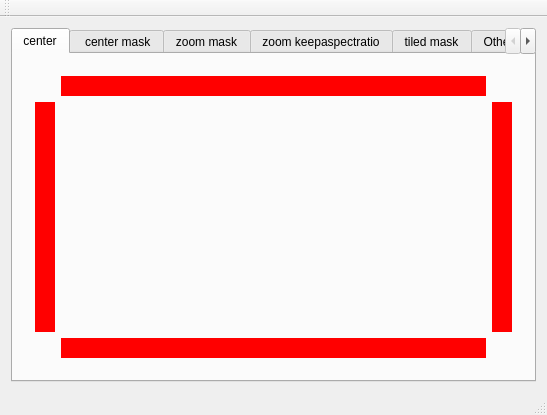
<?xml version="1.0" encoding="UTF-8"?>
<ui version="4.0">
 <class>MainWindow</class>
 <widget class="QMainWindow" name="MainWindow">
  <property name="geometry">
   <rect>
    <x>0</x>
    <y>0</y>
    <width>547</width>
    <height>415</height>
   </rect>
  </property>
  <property name="windowTitle">
   <string>testirregularwidgets</string>
  </property>
  <widget class="QWidget" name="centralWidget">
   <layout class="QHBoxLayout" name="horizontalLayout">
    <item>
     <widget class="QTabWidget" name="tabWidget">
      <property name="currentIndex">
       <number>0</number>
      </property>
      <widget class="QWidget" name="tab_4">
       <attribute name="title">
        <string>center</string>
       </attribute>
       <layout class="QHBoxLayout" name="horizontalLayout_5">
        <item>
         <widget class="QWidget" name="widget_9" native="true">
          <layout class="QGridLayout" name="gridLayout_2">
           <item row="0" column="1">
            <widget class="QWidget" name="widget_10" native="true">
             <property name="minimumSize">
              <size>
               <width>0</width>
               <height>12</height>
              </size>
             </property>
             <property name="maximumSize">
              <size>
               <width>16777215</width>
               <height>20</height>
              </size>
             </property>
             <property name="styleSheet">
              <string notr="true">background-color: rgb(255, 0, 0);</string>
             </property>
            </widget>
           </item>
           <item row="1" column="0">
            <widget class="QWidget" name="widget_11" native="true">
             <property name="sizePolicy">
              <sizepolicy hsizetype="Preferred" vsizetype="Preferred">
               <horstretch>0</horstretch>
               <verstretch>0</verstretch>
              </sizepolicy>
             </property>
             <property name="minimumSize">
              <size>
               <width>12</width>
               <height>0</height>
              </size>
             </property>
             <property name="maximumSize">
              <size>
               <width>20</width>
               <height>16777215</height>
              </size>
             </property>
             <property name="styleSheet">
              <string notr="true">background-color: rgb(255, 0, 0);</string>
             </property>
            </widget>
           </item>
           <item row="1" column="1">
            <widget class="QQtWidget" name="widget_12" native="true"/>
           </item>
           <item row="1" column="2">
            <widget class="QWidget" name="widget_13" native="true">
             <property name="sizePolicy">
              <sizepolicy hsizetype="Preferred" vsizetype="Preferred">
               <horstretch>0</horstretch>
               <verstretch>0</verstretch>
              </sizepolicy>
             </property>
             <property name="minimumSize">
              <size>
               <width>12</width>
               <height>0</height>
              </size>
             </property>
             <property name="maximumSize">
              <size>
               <width>20</width>
               <height>16777215</height>
              </size>
             </property>
             <property name="styleSheet">
              <string notr="true">background-color: rgb(255, 0, 0);</string>
             </property>
            </widget>
           </item>
           <item row="2" column="1">
            <widget class="QWidget" name="widget_14" native="true">
             <property name="minimumSize">
              <size>
               <width>0</width>
               <height>12</height>
              </size>
             </property>
             <property name="maximumSize">
              <size>
               <width>16777215</width>
               <height>20</height>
              </size>
             </property>
             <property name="styleSheet">
              <string notr="true">background-color: rgb(255, 0, 0);</string>
             </property>
            </widget>
           </item>
          </layout>
         </widget>
        </item>
       </layout>
      </widget>
      <widget class="QWidget" name="tab">
       <attribute name="title">
        <string> center mask</string>
       </attribute>
       <layout class="QHBoxLayout" name="horizontalLayout_4">
        <item>
         <widget class="QWidget" name="widget_8" native="true">
          <layout class="QGridLayout" name="gridLayout">
           <item row="0" column="1">
            <widget class="QWidget" name="widget_5" native="true">
             <property name="minimumSize">
              <size>
               <width>0</width>
               <height>12</height>
              </size>
             </property>
             <property name="maximumSize">
              <size>
               <width>16777215</width>
               <height>20</height>
              </size>
             </property>
             <property name="styleSheet">
              <string notr="true">background-color: rgb(255, 0, 0);</string>
             </property>
            </widget>
           </item>
           <item row="1" column="0">
            <widget class="QWidget" name="widget_3" native="true">
             <property name="sizePolicy">
              <sizepolicy hsizetype="Preferred" vsizetype="Preferred">
               <horstretch>0</horstretch>
               <verstretch>0</verstretch>
              </sizepolicy>
             </property>
             <property name="minimumSize">
              <size>
               <width>12</width>
               <height>0</height>
              </size>
             </property>
             <property name="maximumSize">
              <size>
               <width>20</width>
               <height>16777215</height>
              </size>
             </property>
             <property name="styleSheet">
              <string notr="true">background-color: rgb(255, 0, 0);</string>
             </property>
            </widget>
           </item>
           <item row="1" column="1">
            <widget class="QQtIrregularWidget" name="widget" native="true"/>
           </item>
           <item row="1" column="2">
            <widget class="QWidget" name="widget_6" native="true">
             <property name="sizePolicy">
              <sizepolicy hsizetype="Preferred" vsizetype="Preferred">
               <horstretch>0</horstretch>
               <verstretch>0</verstretch>
              </sizepolicy>
             </property>
             <property name="minimumSize">
              <size>
               <width>12</width>
               <height>0</height>
              </size>
             </property>
             <property name="maximumSize">
              <size>
               <width>20</width>
               <height>16777215</height>
              </size>
             </property>
             <property name="styleSheet">
              <string notr="true">background-color: rgb(255, 0, 0);</string>
             </property>
            </widget>
           </item>
           <item row="2" column="1">
            <widget class="QWidget" name="widget_4" native="true">
             <property name="minimumSize">
              <size>
               <width>0</width>
               <height>12</height>
              </size>
             </property>
             <property name="maximumSize">
              <size>
               <width>16777215</width>
               <height>20</height>
              </size>
             </property>
             <property name="styleSheet">
              <string notr="true">background-color: rgb(255, 0, 0);</string>
             </property>
            </widget>
           </item>
          </layout>
         </widget>
        </item>
       </layout>
      </widget>
      <widget class="QWidget" name="tab_2">
       <attribute name="title">
        <string>zoom mask</string>
       </attribute>
       <layout class="QHBoxLayout" name="horizontalLayout_2">
        <item>
         <widget class="QQtIrregularWidget" name="widget_2" native="true"/>
        </item>
       </layout>
      </widget>
      <widget class="QWidget" name="tab_6">
       <attribute name="title">
        <string>zoom keepaspectratio</string>
       </attribute>
       <layout class="QHBoxLayout" name="horizontalLayout_6">
        <item>
         <widget class="QQtIrregularWidget" name="widget_21" native="true"/>
        </item>
       </layout>
      </widget>
      <widget class="QWidget" name="tab_3">
       <attribute name="title">
        <string>tiled mask</string>
       </attribute>
       <layout class="QHBoxLayout" name="horizontalLayout_3">
        <item>
         <widget class="QQtIrregularWidget" name="widget_7" native="true"/>
        </item>
       </layout>
      </widget>
      <widget class="QWidget" name="tab_5">
       <attribute name="title">
        <string>Other mask</string>
       </attribute>
       <layout class="QGridLayout" name="gridLayout_3">
        <item row="0" column="0">
         <widget class="QQtIrregularWidget" name="widget_15" native="true"/>
        </item>
        <item row="0" column="1">
         <widget class="QQtIrregularWidget" name="widget_16" native="true"/>
        </item>
        <item row="1" column="0">
         <widget class="QQtIrregularWidget" name="widget_17" native="true"/>
        </item>
        <item row="1" column="1">
         <widget class="QQtIrregularWidget" name="widget_18" native="true"/>
        </item>
        <item row="2" column="0">
         <widget class="QQtIrregularWidget" name="widget_19" native="true"/>
        </item>
        <item row="2" column="1">
         <widget class="QQtIrregularWidget" name="widget_20" native="true"/>
        </item>
       </layout>
      </widget>
      <widget class="QWidget" name="tab_7">
       <attribute name="title">
        <string>button mask</string>
       </attribute>
       <widget class="QQtIrregularPushbutton" name="pushButton">
        <property name="geometry">
         <rect>
          <x>280</x>
          <y>50</y>
          <width>101</width>
          <height>71</height>
         </rect>
        </property>
        <property name="text">
         <string/>
        </property>
       </widget>
       <widget class="QQtIrregularWidget" name="widget_22" native="true">
        <property name="geometry">
         <rect>
          <x>200</x>
          <y>50</y>
          <width>111</width>
          <height>71</height>
         </rect>
        </property>
       </widget>
       <widget class="QQtIrregularWidget" name="widget_23" native="true">
        <property name="geometry">
         <rect>
          <x>130</x>
          <y>50</y>
          <width>101</width>
          <height>71</height>
         </rect>
        </property>
       </widget>
       <widget class="QQtIrregularWidget" name="widget_24" native="true">
        <property name="geometry">
         <rect>
          <x>40</x>
          <y>50</y>
          <width>91</width>
          <height>71</height>
         </rect>
        </property>
       </widget>
      </widget>
     </widget>
    </item>
   </layout>
  </widget>
  <widget class="QMenuBar" name="menuBar">
   <property name="geometry">
    <rect>
     <x>0</x>
     <y>0</y>
     <width>547</width>
     <height>17</height>
    </rect>
   </property>
  </widget>
  <widget class="QToolBar" name="mainToolBar">
   <attribute name="toolBarArea">
    <enum>TopToolBarArea</enum>
   </attribute>
   <attribute name="toolBarBreak">
    <bool>false</bool>
   </attribute>
  </widget>
  <widget class="QStatusBar" name="statusBar"/>
 </widget>
 <layoutdefault spacing="6" margin="11"/>
 <customwidgets>
  <customwidget>
   <class>QQtIrregularWidget</class>
   <extends>QWidget</extends>
   <header>qqtirregularwidget.h</header>
   <container>1</container>
  </customwidget>
  <customwidget>
   <class>QQtWidget</class>
   <extends>QWidget</extends>
   <header>qqtwidget.h</header>
   <container>1</container>
  </customwidget>
  <customwidget>
   <class>QQtIrregularPushbutton</class>
   <extends>QPushButton</extends>
   <header>qqtirregularpushbutton.h</header>
  </customwidget>
 </customwidgets>
 <resources/>
 <connections/>
</ui>
